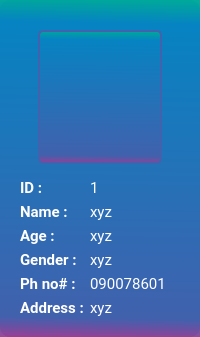
               <widget class="QFrame" name="frame_23">
                <property name="sizePolicy">
                 <sizepolicy hsizetype="Preferred" vsizetype="Preferred">
                  <horstretch>0</horstretch>
                  <verstretch>0</verstretch>
                 </sizepolicy>
                </property>
                <property name="styleSheet">
                 <string notr="true">QFrame{
background:none;}
QFrame{
	background-color: qlineargradient(spread:pad, x1:0.477273, y1:1, x2:0.488636, y2:0, stop:0 rgba(145, 65, 152, 241), stop:0.0568182 rgba(65, 97, 173, 255), stop:0.931818 rgba(6, 131, 194, 255), stop:1 rgba(0, 168, 155, 250));
max-width:300px;
border-radius:10px;
}

</string>
                </property>
                <property name="frameShape">
                 <enum>QFrame::NoFrame</enum>
                </property>
                <property name="frameShadow">
                 <enum>QFrame::Raised</enum>
                </property>
                <layout class="QVBoxLayout" name="verticalLayout_14">
                 <property name="topMargin">
                  <number>30</number>
                 </property>
                 <item alignment="Qt::AlignHCenter">
                  <widget class="QLabel" name="pic5">
                   <property name="maximumSize">
                    <size>
                     <width>124</width>
                     <height>134</height>
                    </size>
                   </property>
                   <property name="styleSheet">
                    <string notr="true">border:2px solid #4262ad;
border-radius:5px;
max-width:120px;
min-width:120px;
max-height:130px;
min-height:130px;
</string>
                   </property>
                   <property name="text">
                    <string/>
                   </property>
                   <property name="pixmap">
                    <pixmap resource="nx.qrc">:/newPrefix/images/avatar.jpeg</pixmap>
                   </property>
                   <property name="scaledContents">
                    <bool>true</bool>
                   </property>
                  </widget>
                 </item>
                 <item>
                  <widget class="QFrame" name="frame_24">
                   <property name="sizePolicy">
                    <sizepolicy hsizetype="Preferred" vsizetype="Preferred">
                     <horstretch>0</horstretch>
                     <verstretch>0</verstretch>
                    </sizepolicy>
                   </property>
                   <property name="styleSheet">
                    <string notr="true">background:none;
color: rgb(255, 255, 255);</string>
                   </property>
                   <property name="frameShape">
                    <enum>QFrame::NoFrame</enum>
                   </property>
                   <property name="frameShadow">
                    <enum>QFrame::Raised</enum>
                   </property>
                   <layout class="QFormLayout" name="formLayout_4">
                    <property name="leftMargin">
                     <number>9</number>
                    </property>
                    <item row="0" column="0">
                     <widget class="QLabel" name="label_48">
                      <property name="sizePolicy">
                       <sizepolicy hsizetype="Preferred" vsizetype="Fixed">
                        <horstretch>0</horstretch>
                        <verstretch>0</verstretch>
                       </sizepolicy>
                      </property>
                      <property name="font">
                       <font>
                        <family>Roboto</family>
                        <pointsize>11</pointsize>
                        <weight>75</weight>
                        <bold>true</bold>
                       </font>
                      </property>
                      <property name="styleSheet">
                       <string notr="true"/>
                      </property>
                      <property name="text">
                       <string>ID :</string>
                      </property>
                     </widget>
                    </item>
                    <item row="0" column="1">
                     <widget class="QLabel" name="id_label5">
                      <property name="font">
                       <font>
                        <family>Roboto</family>
                        <pointsize>11</pointsize>
                        <weight>50</weight>
                        <bold>false</bold>
                       </font>
                      </property>
                      <property name="styleSheet">
                       <string notr="true"/>
                      </property>
                      <property name="text">
                       <string>1</string>
                      </property>
                     </widget>
                    </item>
                    <item row="1" column="0">
                     <widget class="QLabel" name="label_31">
                      <property name="sizePolicy">
                       <sizepolicy hsizetype="Preferred" vsizetype="Fixed">
                        <horstretch>0</horstretch>
                        <verstretch>0</verstretch>
                       </sizepolicy>
                      </property>
                      <property name="font">
                       <font>
                        <family>Roboto</family>
                        <pointsize>11</pointsize>
                        <weight>75</weight>
                        <bold>true</bold>
                       </font>
                      </property>
                      <property name="styleSheet">
                       <string notr="true"/>
                      </property>
                      <property name="text">
                       <string>Name :</string>
                      </property>
                     </widget>
                    </item>
                    <item row="1" column="1">
                     <widget class="QLabel" name="name_label5">
                      <property name="font">
                       <font>
                        <family>Roboto</family>
                        <pointsize>11</pointsize>
                        <weight>50</weight>
                        <bold>false</bold>
                       </font>
                      </property>
                      <property name="styleSheet">
                       <string notr="true"/>
                      </property>
                      <property name="text">
                       <string>xyz</string>
                      </property>
                     </widget>
                    </item>
                    <item row="2" column="0">
                     <widget class="QLabel" name="label_36">
                      <property name="sizePolicy">
                       <sizepolicy hsizetype="Preferred" vsizetype="Fixed">
                        <horstretch>0</horstretch>
                        <verstretch>0</verstretch>
                       </sizepolicy>
                      </property>
                      <property name="font">
                       <font>
                        <family>Roboto</family>
                        <pointsize>11</pointsize>
                        <weight>75</weight>
                        <bold>true</bold>
                       </font>
                      </property>
                      <property name="styleSheet">
                       <string notr="true"/>
                      </property>
                      <property name="text">
                       <string>Age :</string>
                      </property>
                     </widget>
                    </item>
                    <item row="2" column="1">
                     <widget class="QLabel" name="age_label5">
                      <property name="font">
                       <font>
                        <family>Roboto</family>
                        <pointsize>11</pointsize>
                        <weight>50</weight>
                        <bold>false</bold>
                       </font>
                      </property>
                      <property name="styleSheet">
                       <string notr="true"/>
                      </property>
                      <property name="text">
                       <string>xyz</string>
                      </property>
                     </widget>
                    </item>
                    <item row="3" column="0">
                     <widget class="QLabel" name="label_37">
                      <property name="sizePolicy">
                       <sizepolicy hsizetype="Preferred" vsizetype="Fixed">
                        <horstretch>0</horstretch>
                        <verstretch>0</verstretch>
                       </sizepolicy>
                      </property>
                      <property name="font">
                       <font>
                        <family>Roboto</family>
                        <pointsize>11</pointsize>
                        <weight>75</weight>
                        <bold>true</bold>
                       </font>
                      </property>
                      <property name="styleSheet">
                       <string notr="true"/>
                      </property>
                      <property name="text">
                       <string>Gender :</string>
                      </property>
                     </widget>
                    </item>
                    <item row="3" column="1">
                     <widget class="QLabel" name="gender_label5">
                      <property name="font">
                       <font>
                        <family>Roboto</family>
                        <pointsize>11</pointsize>
                        <weight>50</weight>
                        <bold>false</bold>
                       </font>
                      </property>
                      <property name="styleSheet">
                       <string notr="true"/>
                      </property>
                      <property name="text">
                       <string>xyz</string>
                      </property>
                     </widget>
                    </item>
                    <item row="4" column="0">
                     <widget class="QLabel" name="label_38">
                      <property name="sizePolicy">
                       <sizepolicy hsizetype="Preferred" vsizetype="Fixed">
                        <horstretch>0</horstretch>
                        <verstretch>0</verstretch>
                       </sizepolicy>
                      </property>
                      <property name="font">
                       <font>
                        <family>Roboto</family>
                        <pointsize>11</pointsize>
                        <weight>75</weight>
                        <bold>true</bold>
                       </font>
                      </property>
                      <property name="styleSheet">
                       <string notr="true"/>
                      </property>
                      <property name="text">
                       <string>Ph no# :</string>
                      </property>
                     </widget>
                    </item>
                    <item row="4" column="1">
                     <widget class="QLabel" name="ph_label5">
                      <property name="font">
                       <font>
                        <family>Roboto</family>
                        <pointsize>11</pointsize>
                        <weight>50</weight>
                        <bold>false</bold>
                       </font>
                      </property>
                      <property name="styleSheet">
                       <string notr="true"/>
                      </property>
                      <property name="text">
                       <string>090078601</string>
                      </property>
                     </widget>
                    </item>
                    <item row="5" column="0">
                     <widget class="QLabel" name="label_49">
                      <property name="sizePolicy">
                       <sizepolicy hsizetype="Preferred" vsizetype="Fixed">
                        <horstretch>0</horstretch>
                        <verstretch>0</verstretch>
                       </sizepolicy>
                      </property>
                      <property name="font">
                       <font>
                        <family>Roboto</family>
                        <pointsize>11</pointsize>
                        <weight>75</weight>
                        <bold>true</bold>
                       </font>
                      </property>
                      <property name="styleSheet">
                       <string notr="true"/>
                      </property>
                      <property name="text">
                       <string>Address :</string>
                      </property>
                     </widget>
                    </item>
                    <item row="5" column="1">
                     <widget class="QLabel" name="address_label5">
                      <property name="font">
                       <font>
                        <family>Roboto</family>
                        <pointsize>11</pointsize>
                        <weight>50</weight>
                        <bold>false</bold>
                       </font>
                      </property>
                      <property name="styleSheet">
                       <string notr="true"/>
                      </property>
                      <property name="text">
                       <string>xyz</string>
                      </property>
                      <property name="scaledContents">
                       <bool>false</bool>
                      </property>
                     </widget>
                    </item>
                   </layout>
                  </widget>
                 </item>
                </layout>
               </widget>
